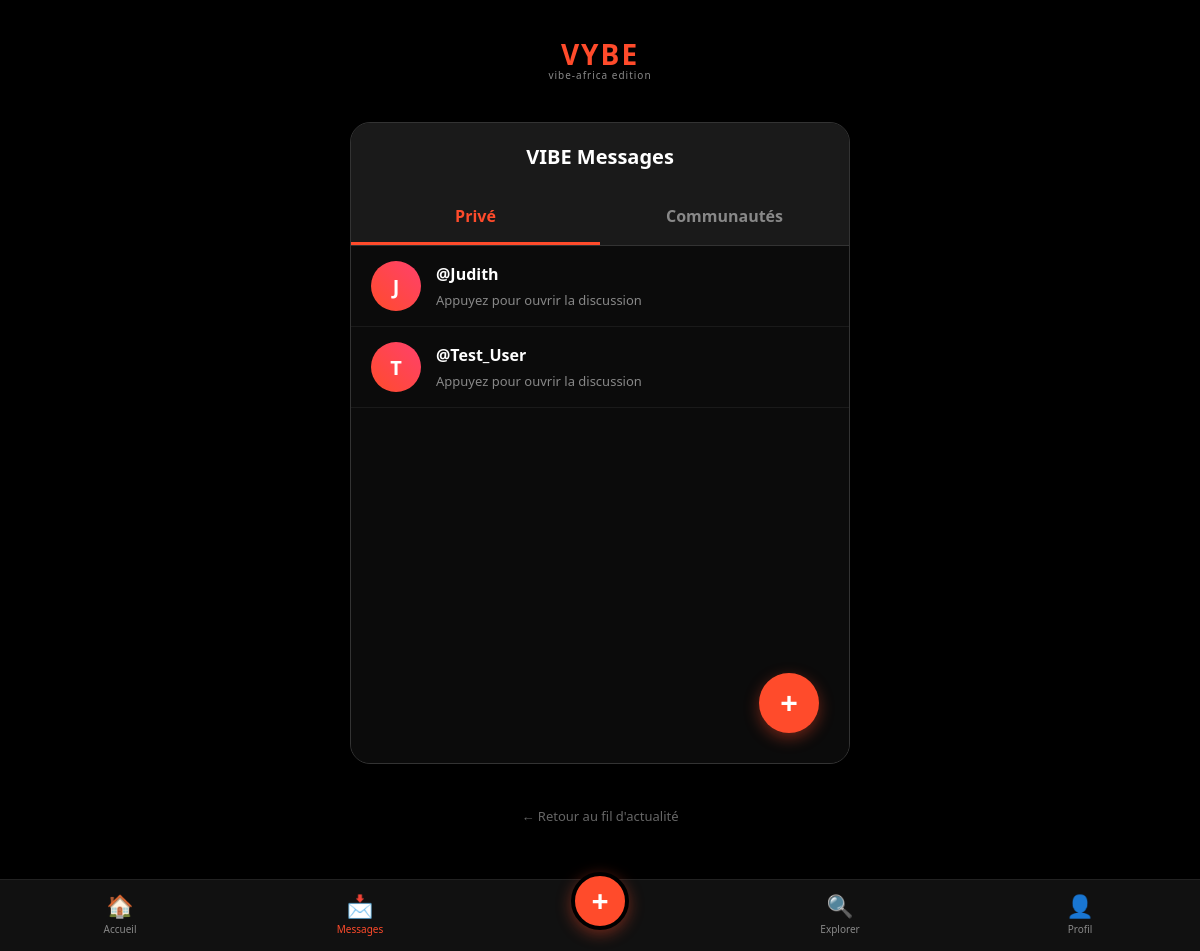
Screenshot of /messages (signed in) with the database file from the repository.
### app.py (models this page shows)
class User(db.Model):
    id = db.Column(db.Integer, primary_key=True)
    username = db.Column(db.String(50), unique=True, nullable=False)
    password = db.Column(db.String(100), nullable=False)
    bio = db.Column(db.String(200), default="Salut, je suis sur VIBE AFRICA !")
    google_id = db.Column(db.String(100), unique=True, nullable=True)
    phone = db.Column(db.String(20), nullable=True) # NOUVEAU : Numéro de téléphone pour les contacts
    Video = db.relationship('Video', backref='author', lazy=True)
    following = db.relationship(
        'User', secondary=followers,
        primaryjoin=(followers.c.follower_id == id),
        secondaryjoin=(followers.c.followed_id == id),
        backref=db.backref('followers', lazy='dynamic'), lazy='dynamic'
    )

### app.py (the view)
@app.route('/messages')
def messages_list():
    if 'user_id' not in session:
        return redirect(url_for('login'))
    me_id = session['user_id']
    me = User.query.get(me_id)
    friends_relations = FriendRequest.query.filter(
        ((FriendRequest.sender_id == me_id) | (FriendRequest.receiver_id == me_id)),
        FriendRequest.status == 'accepted'
    ).all()
    friends = []
    for rel in friends_relations:
        friend_id = rel.receiver_id if rel.sender_id == me_id else rel.sender_id
        friend_user = User.query.get(friend_id)
        friends.append(friend_user)
    my_groups = me.groups.all()
    return render_template('messages_list.html', friends=friends, groups=my_groups)

### templates/messages_list.html (shortened to what this page needs)
{% extends "base.html" %}
{% block content %}
<div class="list-wrapper">
    <div class="header-section">
        <h1 class="page-title">VIBE Messages</h1>
        <ul class="tabs">
            <li class="tab active" onclick="switchTab('private')">Privé</li>
            <li class="tab" onclick="switchTab('groups')">Communautés</li>
        </ul>
    </div>
    <div class="content-area">
        <div id="private" class="tab-content active">
            {% for friend in friends %}
            <div class="item-card">
                <a href="{{ url_for('chat', friend_id=friend.id) }}" style="display: flex; align-items: center; flex: 1; text-decoration: none; color: white;">
                    <div class="avatar-circle">{{ friend.username[0] | upper }}</div>
                    <div class="item-info">
                        <span class="item-name">@{{ friend.username }}</span>
                        <span class="item-status">Appuyez pour ouvrir la discussion</span>
                    </div>
                </a>
            </div>
            {% else %}
                <div class="empty-state">
                    <span style="font-size: 40px; display: block; margin-bottom: 10px;">💬</span>
                    <p>Aucune discussion en cours.</p>
                </div>
            {% endfor %}
        </div>
    </div>
    <button class="fab" onclick="openModal()">+</button>
</div>
<div style="text-align: center; padding: 20px;">
    <a href="{{ url_for('dashboard') }}" style="color: #666; text-decoration: none; font-size: 13px;">← Retour au fil d'actualité</a>
</div>
{% endblock %}

### templates/base.html (style rules this page uses)
body { font-family: 'Segoe UI', Tahoma, Geneva, Verdana, sans-serif; background: #000; color: white; margin: 0; padding-bottom: 90px; }

### templates/messages_list.html (style rules this page uses)
.list-wrapper { max-width: 700px; margin: 20px auto; background: #111; border-radius: 20px; border: 1px solid #333; overflow: hidden; position: relative; min-height: 80vh; display: flex; flex-direction: column; }
.header-section { background: #1a1a1a; border-bottom: 1px solid #333; }
.page-title { padding: 20px; text-align: center; font-weight: bold; font-size: 20px; color: white; margin: 0; }
.tabs { display: flex; list-style: none; padding: 0; margin: 0; }
.tab { flex: 1; text-align: center; padding: 15px; color: #888; font-weight: bold; cursor: pointer; transition: 0.3s; border-bottom: 3px solid transparent; }
.tab.active { color: #ff4b2b; border-bottom: 3px solid #ff4b2b; }
.content-area { flex: 1; overflow-y: auto; background: #0b0b0b; }
.tab-content { display: none; }
.tab-content.active { display: block; }
.item-card { display: flex; align-items: center; padding: 15px 20px; border-bottom: 1px solid #1a1a1a; text-decoration: none; color: white; transition: background 0.2s; }
.avatar-circle { width: 50px; height: 50px; background: linear-gradient(45deg, #ff4b2b, #ff416c); border-radius: 50%; margin-right: 15px; display: flex; align-items: center; justify-content: center; font-weight: bold; font-size: 20px; flex-shrink: 0; }
.item-info { flex: 1; overflow: hidden; }
.item-name { font-size: 16px; font-weight: bold; display: block; margin-bottom: 3px; }
.item-status { color: #888; font-size: 13px; white-space: nowrap; overflow: hidden; text-overflow: ellipsis; }
.fab { position: absolute; bottom: 30px; right: 30px; width: 60px; height: 60px; background: #ff4b2b; color: white; border-radius: 50%; display: flex; align-items: center; justify-content: center; font-size: 30px; font-weight: bold; cursor: pointer; box-shadow: 0 5px 15px rgba(255, 75, 43, 0.4); transition: 0.3s; border: none; z-index: 10; }

### rows the page displays
User: username "J", username "Judith"
User: username "T", username "Test_User"
